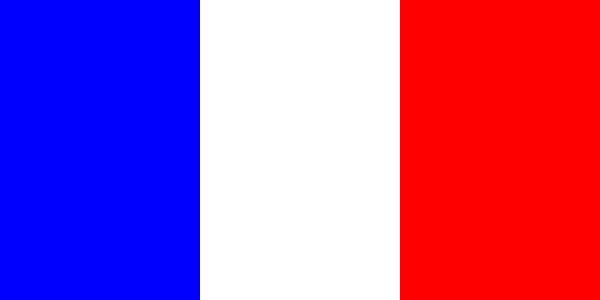

This figure's Python source:
import numpy as np
from matplotlib.pyplot import imsave


def main_french_flag() -> None:
    """Create an image of the french flag using NumPy.

    :return: None.
    """
    french_flag_array = np.ones((300, 600, 3))
    french_flag_array[0: 300, 0: 200] = [0, 0, 1]
    french_flag_array[0: 300, 400: 600] = [1, 0, 0]
    imsave("./french_flag.png", french_flag_array)


if __name__ == '__main__':
    main_french_flag()
